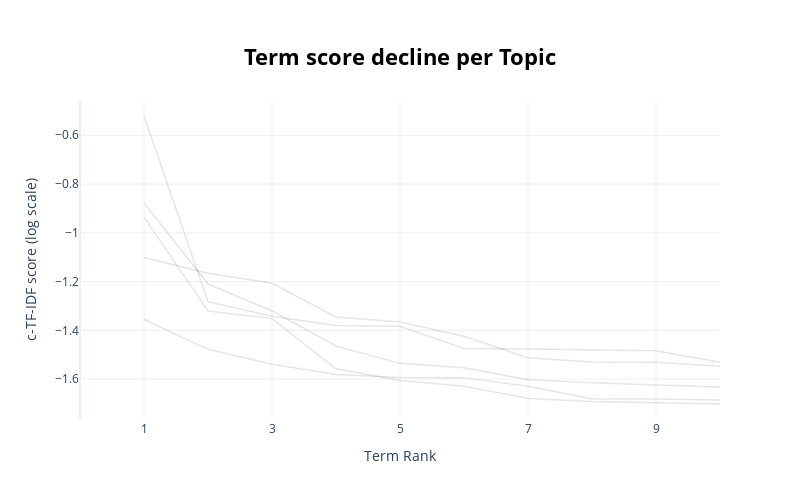

Source (notebook cell):
### Code cell
# 查看所有话题中 term rank vs c-TF-IDF score
fig_termrank = topic_model.visualize_term_rank(log_scale=True)
fig_termrank.show()

### Figure 1 — Plotly figure (JSON) as saved in the notebook; plotly's stock layout.template omitted (floating-point values rounded to 4 significant figures)
{"data": [{"hovertext": "<b>Topic 0</b>:wa_product_one_work_great_use_would", "line": {"color": "black", "width": 1.5}, "mode": "lines+lines", "name": "", "opacity": 0.1, "type": "scatter", "x": [1, 2, 3, 4, 5, 6, 7, 8, 9, 10], "y": [-1.355, -1.478, -1.539, -1.582, -1.594, -1.594, -1.629, -1.681, -1.681, -1.686]}, {"hovertext": "<b>Topic 1</b>:book_read_wa_story_one_good_ha_like", "line": {"color": "black", "width": 1.5}, "mode": "lines+lines", "name": "", "opacity": 0.1, "type": "scatter", "x": [1, 2, 3, 4, 5, 6, 7, 8, 9, 10], "y": [-0.9354, -1.321, -1.352, -1.558, -1.606, -1.629, -1.68, -1.692, -1.697, -1.702]}, {"hovertext": "<b>Topic 2</b>:album_cd_song_music_like_track_one_", "line": {"color": "black", "width": 1.5}, "mode": "lines+lines", "name": "", "opacity": 0.1, "type": "scatter", "x": [1, 2, 3, 4, 5, 6, 7, 8, 9, 10], "y": [-1.101, -1.166, -1.207, -1.345, -1.366, -1.424, -1.513, -1.53, -1.53, -1.548]}, {"hovertext": "<b>Topic 3</b>:movie_film_wa_one_dvd_great_see_wat", "line": {"color": "black", "width": 1.5}, "mode": "lines+lines", "name": "", "opacity": 0.1, "type": "scatter", "x": [1, 2, 3, 4, 5, 6, 7, 8, 9, 10], "y": [-0.8779, -1.21, -1.32, -1.464, -1.535, -1.553, -1.603, -1.615, -1.624, -1.633]}, {"hovertext": "<b>Topic 4</b>:game_fun_one_graphic_play_wa_like_g", "line": {"color": "black", "width": 1.5}, "mode": "lines+lines", "name": "", "opacity": 0.1, "type": "scatter", "x": [1, 2, 3, 4, 5, 6, 7, 8, 9, 10], "y": [-0.5209, -1.282, -1.342, -1.38, -1.384, -1.474, -1.476, -1.48, -1.484, -1.531]}], "layout": {"height": 500, "hoverlabel": {"bgcolor": "white", "font": {"family": "Rockwell", "size": 16}}, "showlegend": false, "title": {"font": {"color": "Black", "size": 22}, "text": "<b>Term score decline per Topic</b>", "x": 0.5, "xanchor": "center", "y": 0.9, "yanchor": "top"}, "width": 800, "xaxis": {"dtick": 2, "range": [0, 10], "tick0": 1, "title": {"text": "Term Rank"}}, "yaxis": {"title": {"text": "c-TF-IDF score (log scale)"}}}}
